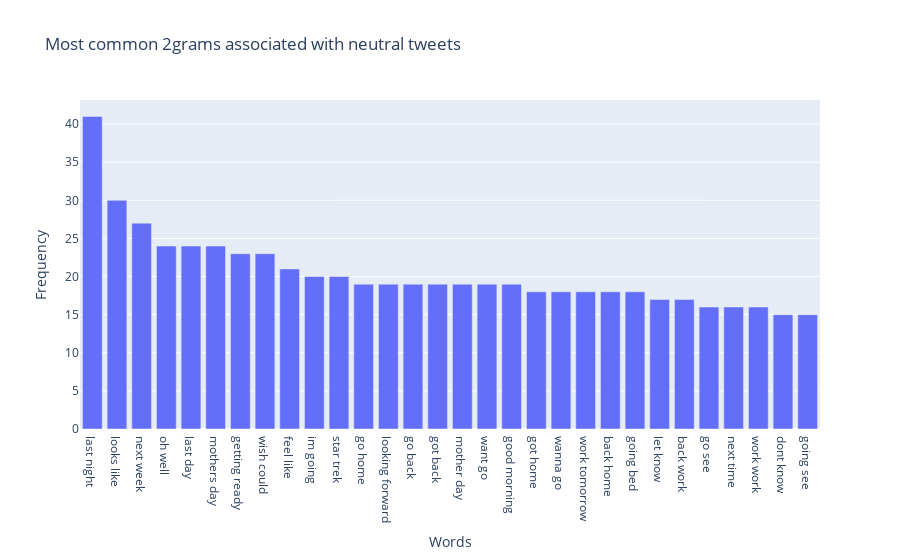

The code cell stored with this chart in its notebook:
### Code cell
plot_freq_dist(create_corpus(neutral_text_2), ngram=2, title = 'Most common 2grams associated with neutral tweets')

### Figure 1 — Plotly figure (JSON) as saved in the notebook; plotly's stock layout.template omitted (floating-point values rounded to 4 significant figures)
{"data": [{"alignmentgroup": "True", "hovertemplate": "Words=%{x}<br>Frequency=%{y}<extra></extra>", "legendgroup": "", "marker": {"color": "#636efa"}, "name": "", "offsetgroup": "", "orientation": "v", "showlegend": false, "textposition": "auto", "type": "bar", "x": ["last night", "looks like", "next week", "oh well", "last day", "mothers day", "getting ready", "wish could", "feel like", "im going", "star trek", "go home", "looking forward", "go back", "got back", "mother day", "want go", "good morning", "got home", "wanna go", "work tomorrow", "back home", "going bed", "let know", "back work", "go see", "next time", "work work", "dont know", "going see"], "xaxis": "x", "y": [41, 30, 27, 24, 24, 24, 23, 23, 21, 20, 20, 19, 19, 19, 19, 19, 19, 19, 18, 18, 18, 18, 18, 17, 17, 16, 16, 16, 15, 15], "yaxis": "y"}], "layout": {"autosize": true, "barmode": "relative", "legend": {"tracegroupgap": 0}, "title": {"text": "Most common 2grams associated with neutral tweets"}, "xaxis": {"anchor": "y", "autorange": true, "domain": [0, 1], "range": [-0.5, 29.5], "title": {"text": "Words"}, "type": "category"}, "yaxis": {"anchor": "x", "autorange": true, "domain": [0, 1], "range": [0, 43.16], "title": {"text": "Frequency"}, "type": "linear"}}}
